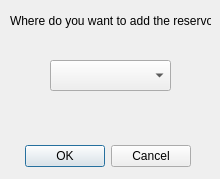
<?xml version="1.0" encoding="UTF-8"?>
<ui version="4.0">
 <class>Reservoir_choice</class>
 <widget class="QDialog" name="Reservoir_choice">
  <property name="geometry">
   <rect>
    <x>0</x>
    <y>0</y>
    <width>220</width>
    <height>179</height>
   </rect>
  </property>
  <property name="windowTitle">
   <string>Dialog</string>
  </property>
  <widget class="QDialogButtonBox" name="buttonBox">
   <property name="geometry">
    <rect>
     <x>-150</x>
     <y>140</y>
     <width>341</width>
     <height>32</height>
    </rect>
   </property>
   <property name="orientation">
    <enum>Qt::Horizontal</enum>
   </property>
   <property name="standardButtons">
    <set>QDialogButtonBox::Cancel|QDialogButtonBox::Ok</set>
   </property>
  </widget>
  <widget class="QLabel" name="label">
   <property name="geometry">
    <rect>
     <x>10</x>
     <y>10</y>
     <width>201</width>
     <height>21</height>
    </rect>
   </property>
   <property name="text">
    <string>Where do you want to add the reservoir?</string>
   </property>
  </widget>
  <widget class="QComboBox" name="comboBox">
   <property name="geometry">
    <rect>
     <x>50</x>
     <y>60</y>
     <width>121</width>
     <height>31</height>
    </rect>
   </property>
  </widget>
 </widget>
 <resources/>
 <connections>
  <connection>
   <sender>buttonBox</sender>
   <signal>accepted()</signal>
   <receiver>Reservoir_choice</receiver>
   <slot>accept()</slot>
   <hints>
    <hint type="sourcelabel">
     <x>248</x>
     <y>254</y>
    </hint>
    <hint type="destinationlabel">
     <x>157</x>
     <y>274</y>
    </hint>
   </hints>
  </connection>
  <connection>
   <sender>buttonBox</sender>
   <signal>rejected()</signal>
   <receiver>Reservoir_choice</receiver>
   <slot>reject()</slot>
   <hints>
    <hint type="sourcelabel">
     <x>316</x>
     <y>260</y>
    </hint>
    <hint type="destinationlabel">
     <x>286</x>
     <y>274</y>
    </hint>
   </hints>
  </connection>
 </connections>
</ui>
